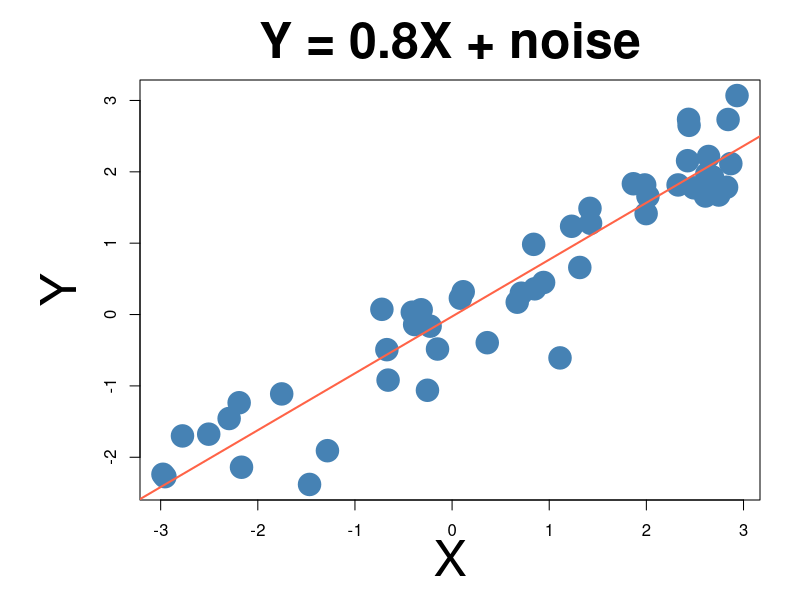
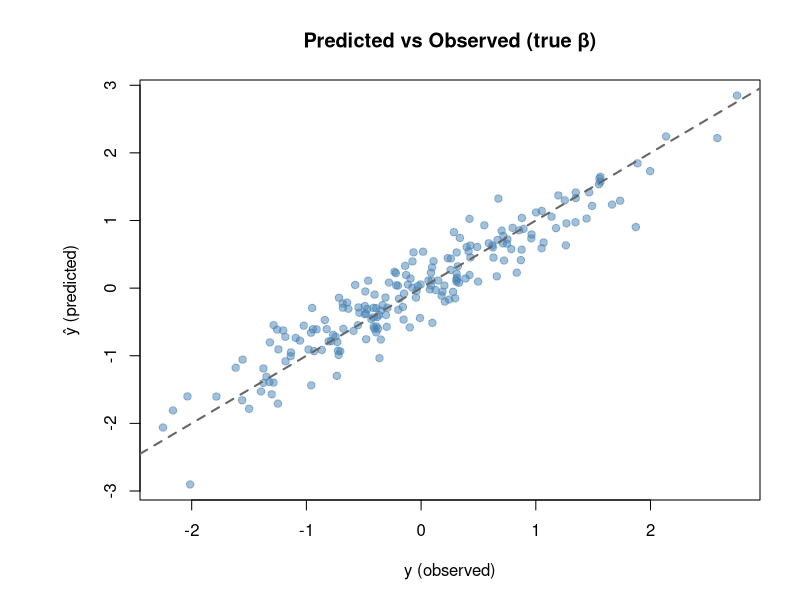
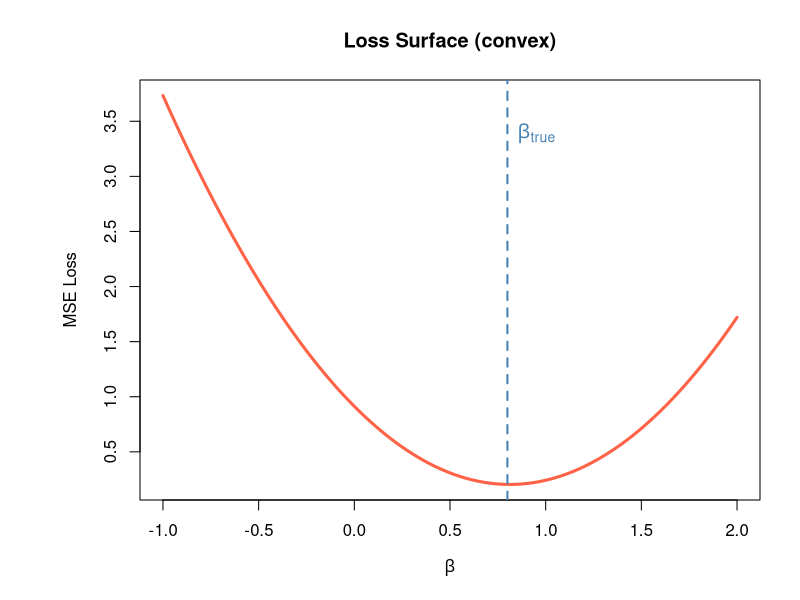
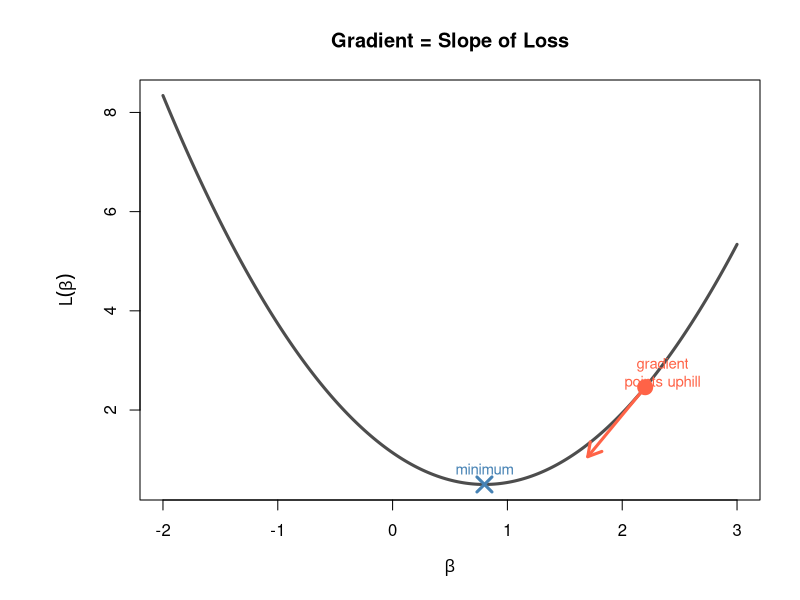
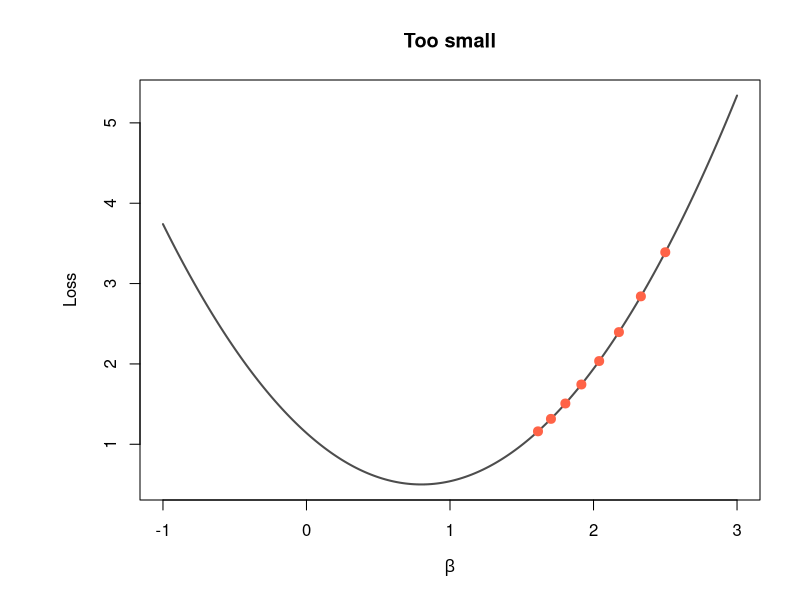
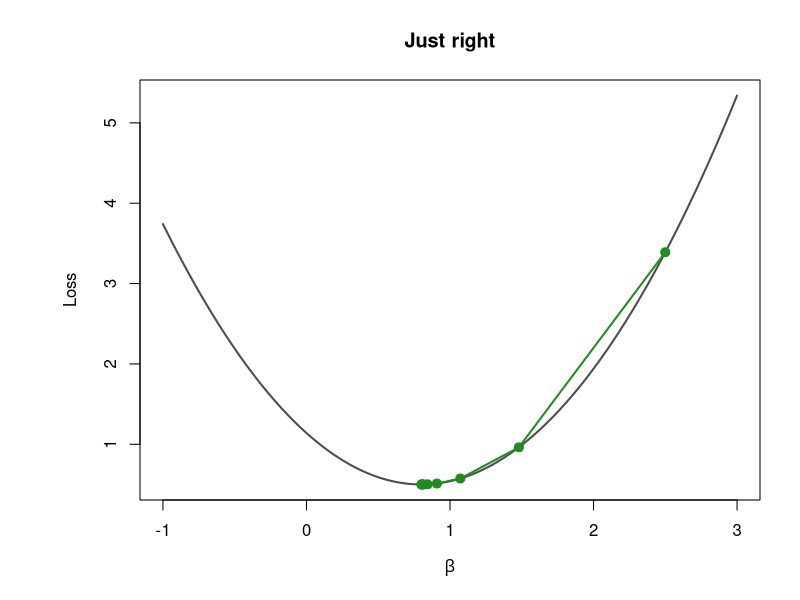
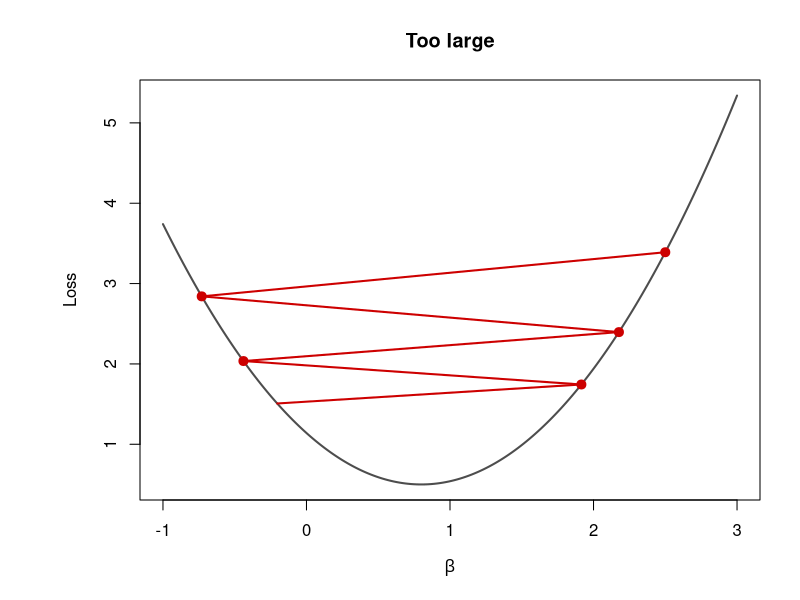
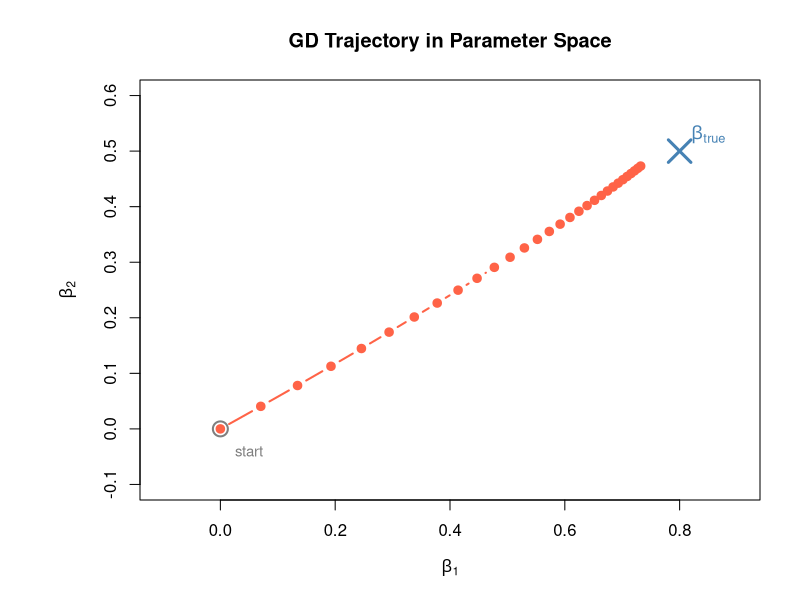

The R script that drew these images, in order:
## ---- chunk 1
#| eval: true
#| fig-width: 9
#| fig-height: 6
#| fig-align: center   # ← This centers the plot horizontally

par(mar = c(5, 7, 4, 2))    # ← Increased left margin (second value) to make room for Y label

set.seed(42)
x <- runif(50, -3, 3)
y <- 0.8 * x + rnorm(50, sd = 0.5)
plot(x, y, pch = 19, col = "steelblue",
     xlab = "X", ylab = "Y", main = "Y = 0.8X + noise",
     cex = 3,          # Size of the dots
     cex.lab = 3,      # **Size of axis labels (X, Y)**
     cex.main = 3,     # **Size of the main title**
)
abline(lm(y ~ x), col = "tomato", lwd = 2)
## ---- chunk 2
#| eval: true
#| fig-width: 5
#| fig-height: 4.5
set.seed(42)
n <- 200
x1 <- rnorm(n); x2 <- rnorm(n)
coef <- c(0.8, 0.5)
y <- x1 * coef[1] + x2 * coef[2] + rnorm(n, sd = 0.3)
y_hat <- x1 * coef[1] + x2 * coef[2]
plot(y, y_hat, pch = 19, col = adjustcolor("steelblue", 0.5), cex = 1,
     xlab = "y (observed)", ylab = "ŷ (predicted)",
     main = "Predicted vs Observed (true β)")
abline(0, 1, col = "gray40", lwd = 2, lty = 2)
## ---- chunk 3
#| eval: true
#| fig-width: 5
#| fig-height: 3.5
# Loss surface for 1D regression
beta_seq <- seq(-1, 2, length.out = 100)
set.seed(42)
x_sim <- rnorm(100)
y_sim <- 0.8 * x_sim + rnorm(100, sd = 0.5)
loss <- sapply(beta_seq, function(b) mean((y_sim - b * x_sim)^2))
plot(beta_seq, loss, type = "l", lwd = 3, col = "tomato",
     xlab = expression(beta), ylab = "MSE Loss",
     main = "Loss Surface (convex)")
abline(v = 0.8, col = "steelblue", lwd = 2, lty = 2)
text(0.8, max(loss)*0.9, expression(beta["true"]), col = "steelblue", pos = 4, cex = 1.2)
## ---- chunk 4
#| eval: true
#| fig-width: 5
#| fig-height: 3.5
x_vals <- seq(-2, 3, length.out = 200)
y_vals <- (x_vals - 0.8)^2 + 0.5
plot(x_vals, y_vals, type = "l", lwd = 3, col = "gray30",
     xlab = expression(beta), ylab = expression(L(beta)),
     main = "Gradient = Slope of Loss")
# Show gradient at a point
pt <- 2.2
slope <- 2 * (pt - 0.8)
y_pt <- (pt - 0.8)^2 + 0.5
arrows(pt, y_pt, pt - 0.5, y_pt - 0.5 * slope, col = "tomato", lwd = 3, length = 0.15)
points(pt, y_pt, pch = 19, col = "tomato", cex = 2)
text(pt + 0.15, y_pt + 0.3, "gradient\npoints uphill", col = "tomato", cex = 0.9)
points(0.8, 0.5, pch = 4, col = "steelblue", cex = 2, lwd = 3)
text(0.8, 0.8, "minimum", col = "steelblue", cex = 0.9)
## ---- chunk 5
#| eval: true
#| fig-width: 3.5
#| fig-height: 3
x_vals <- seq(-1, 3, length.out = 200)
loss_fn <- function(b) (b - 0.8)^2 + 0.5
plot(x_vals, loss_fn(x_vals), type = "l", lwd = 2, col = "gray30",
     xlab = expression(beta), ylab = "Loss", main = "Too small")
b <- 2.5; lr <- 0.05
for(i in 1:8) {
  b_new <- b - lr * 2 * (b - 0.8)
  points(b, loss_fn(b), pch = 19, col = "tomato", cex = 1.2)
  b <- b_new
}
## ---- chunk 6
#| eval: true
#| fig-width: 3.5
#| fig-height: 3
plot(x_vals, loss_fn(x_vals), type = "l", lwd = 2, col = "gray30",
     xlab = expression(beta), ylab = "Loss", main = "Just right")
b <- 2.5; lr <- 0.3
for(i in 1:8) {
  b_new <- b - lr * 2 * (b - 0.8)
  segments(b, loss_fn(b), b_new, loss_fn(b_new), col = "forestgreen", lwd = 2)
  points(b, loss_fn(b), pch = 19, col = "forestgreen", cex = 1.2)
  b <- b_new
}
points(b, loss_fn(b), pch = 19, col = "forestgreen", cex = 1.2)
## ---- chunk 7
#| eval: true
#| fig-width: 3.5
#| fig-height: 3
plot(x_vals, loss_fn(x_vals), type = "l", lwd = 2, col = "gray30",
     xlab = expression(beta), ylab = "Loss", main = "Too large")
b <- 2.5; lr <- 0.95
for(i in 1:5) {
  b_new <- b - lr * 2 * (b - 0.8)
  segments(b, loss_fn(b), b_new, loss_fn(b_new), col = "red3", lwd = 2)
  points(b, loss_fn(b), pch = 19, col = "red3", cex = 1.2)
  b <- b_new
}
## ---- chunk 8
#| eval: true
#| fig-width: 5
#| fig-height: 4.5
set.seed(42)
n <- 200
x_mat <- matrix(rnorm(n * 2), n, 2)
true_coef <- c(0.8, 0.5)
y_sim <- x_mat %*% true_coef + rnorm(n, sd = 0.3)
b <- c(0, 0); lr <- 0.1
traj <- matrix(NA, 30, 2)
for(i in 1:30) {
  traj[i,] <- b
  grad <- t(x_mat) %*% (x_mat %*% b - y_sim) / n
  b <- b - lr * as.vector(grad)
}
plot(traj[,1], traj[,2], type = "b", pch = 19, col = "tomato", lwd = 2,
     xlab = expression(beta[1]), ylab = expression(beta[2]),
     main = "GD Trajectory in Parameter Space",
     xlim = c(-0.1, 0.9), ylim = c(-0.1, 0.6))
points(true_coef[1], true_coef[2], pch = 4, col = "steelblue", cex = 3, lwd = 3)
text(true_coef[1]+0.05, true_coef[2]+0.03, expression(beta["true"]), col = "steelblue", cex = 1.1)
points(0, 0, pch = 1, col = "gray50", cex = 2, lwd = 2)
text(0.05, -0.04, "start", col = "gray50", cex = 0.9)
## ---- chunk 9
#| eval: true
#| fig-width: 5
#| fig-height: 3.5
set.seed(42)
x_sim <- rnorm(30)
y_sim <- 0.8 * x_sim + rnorm(30, sd = 0.5)
y_hat <- 0.4 * x_sim  # wrong beta
plot(x_sim, y_sim, pch = 19, col = "steelblue", cex = 1.2,
     xlab = "x", ylab = "y", main = "Residuals = errors to minimize")
abline(0, 0.4, col = "tomato", lwd = 2)
segments(x_sim, y_sim, x_sim, y_hat, col = adjustcolor("gray50", 0.5), lwd = 1)
legend("topleft", c("data", "current fit", "residuals"),
       col = c("steelblue", "tomato", "gray50"),
       pch = c(19, NA, NA), lty = c(NA, 1, 1), lwd = c(NA, 2, 1), cex = 0.8)
## ---- chunk 10
#| eval: true
#| fig-width: 5
#| fig-height: 4
set.seed(42)
x_nl <- seq(-2, 2, length.out = 200)
y_nl <- x_nl^3
plot(x_nl, y_nl, type = "l", lwd = 3, col = "steelblue",
     xlab = "x", ylab = "y", main = expression(y == x^3))
# best linear fit
b_fit <- coef(lm(y_nl ~ x_nl))
abline(b_fit, col = "tomato", lwd = 2, lty = 2)
legend("topleft", c("true function", "best linear fit"),
       col = c("steelblue", "tomato"), lwd = c(3, 2), lty = c(1, 2), cex = 0.9)
## ---- chunk 11
#| eval: true
#| fig-width: 5
#| fig-height: 4
set.seed(42)
x_nl <- rnorm(200)
y_nl <- x_nl^3 + rnorm(200, sd = 0.3)
y_hat_lin <- coef(lm(y_nl ~ x_nl))[1] + coef(lm(y_nl ~ x_nl))[2] * x_nl
plot(y_nl, y_hat_lin, pch = 19, col = adjustcolor("tomato", 0.5), cex = 0.8,
     xlab = "y (observed)", ylab = "ŷ (predicted)",
     main = "Linear model on cubic data")
abline(0, 1, col = "gray40", lwd = 2, lty = 2)
text(2, -2, "Far from\nidentity line!", col = "tomato", cex = 1.1, font = 2)
## ---- chunk 12
#| eval: true
#| fig-width: 4.5
#| fig-height: 2.5
x_vals <- seq(-3, 3, length.out = 200)
relu <- pmax(0, x_vals)
plot(x_vals, relu, type = "l", lwd = 3, col = "forestgreen",
     xlab = "input", ylab = "output", main = "ReLU(x) = max(0, x)")
abline(h = 0, col = "gray80"); abline(v = 0, col = "gray80")
## ---- chunk 13
#| eval: true
#| fig-width: 5
#| fig-height: 4
epochs <- 1:500
loss <- 5 * exp(-epochs / 80) + 0.1 + rnorm(500, sd = 0.05) * exp(-epochs/200)
loss <- pmax(loss, 0.08)
plot(epochs, loss, type = "l", col = "steelblue", lwd = 2,
     xlab = "Epoch", ylab = "Loss", main = "Learning Curve")
## ---- chunk 14
#| eval: true
#| fig-width: 5
#| fig-height: 4.5
set.seed(42)
x_nl <- rnorm(300)
y_nl <- x_nl^3
# Simulate a good MLP fit (add small noise)
y_hat_good <- y_nl + rnorm(300, sd = 0.3)
plot(y_nl, y_hat_good, pch = 19, col = adjustcolor("forestgreen", 0.4), cex = 0.8,
     xlab = "y (observed)", ylab = "ŷ (predicted)",
     main = "MLP: predicted vs observed")
abline(0, 1, col = "gray40", lwd = 2, lty = 2)
text(-4, 4, "On the\nidentity line!", col = "forestgreen", cex = 1.1, font = 2)
